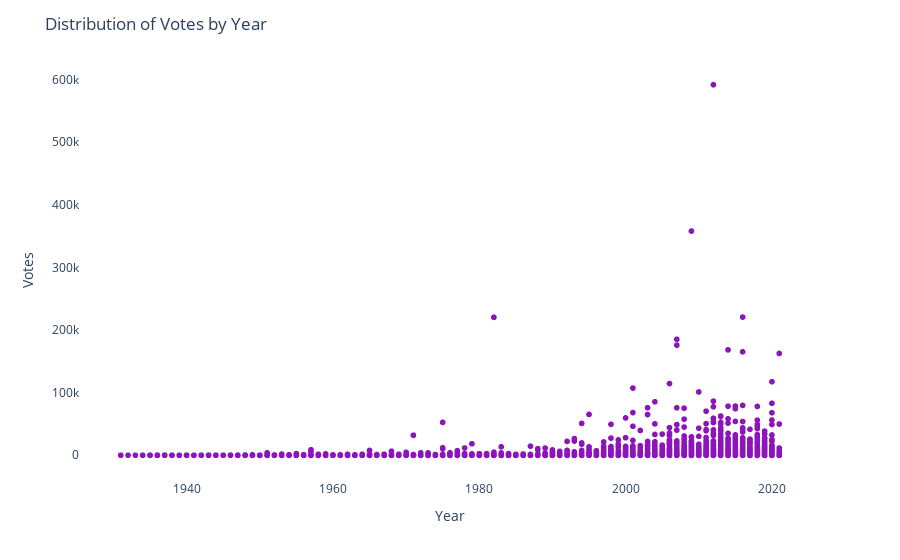

The code cell stored with this chart in its notebook:
### Code cell
#Plot Distribution of Votes by Year
votes_fig = px.scatter(df, x='Year', y='Votes', color_discrete_sequence=['#8B15BA'])
votes_fig.update_layout(title='Distribution of Votes by Year', bargap=0.02, plot_bgcolor='white')
votes_fig.show();

### Figure 1 — Plotly figure (JSON) as saved in the notebook; plotly's stock layout.template omitted (floating-point values rounded to 4 significant figures; data arrays with more than 128 entries replaced by an {"elided": "..."} marker saying what was removed)
{"data": [{"hovertemplate": "Year=%{x}<br>Votes=%{y}<extra></extra>", "legendgroup": "", "marker": {"color": "#8B15BA", "symbol": "circle"}, "mode": "markers", "name": "", "showlegend": false, "type": "scattergl", "x": {"elided": "5659 int values"}, "xaxis": "x", "y": {"elided": "5659 int values"}, "yaxis": "y"}], "layout": {"bargap": 0.02, "legend": {"tracegroupgap": 0}, "margin": {"t": 60}, "plot_bgcolor": "white", "title": {"text": "Distribution of Votes by Year"}, "xaxis": {"anchor": "y", "domain": [0, 1], "title": {"text": "Year"}}, "yaxis": {"anchor": "x", "domain": [0, 1], "title": {"text": "Votes"}}}}
